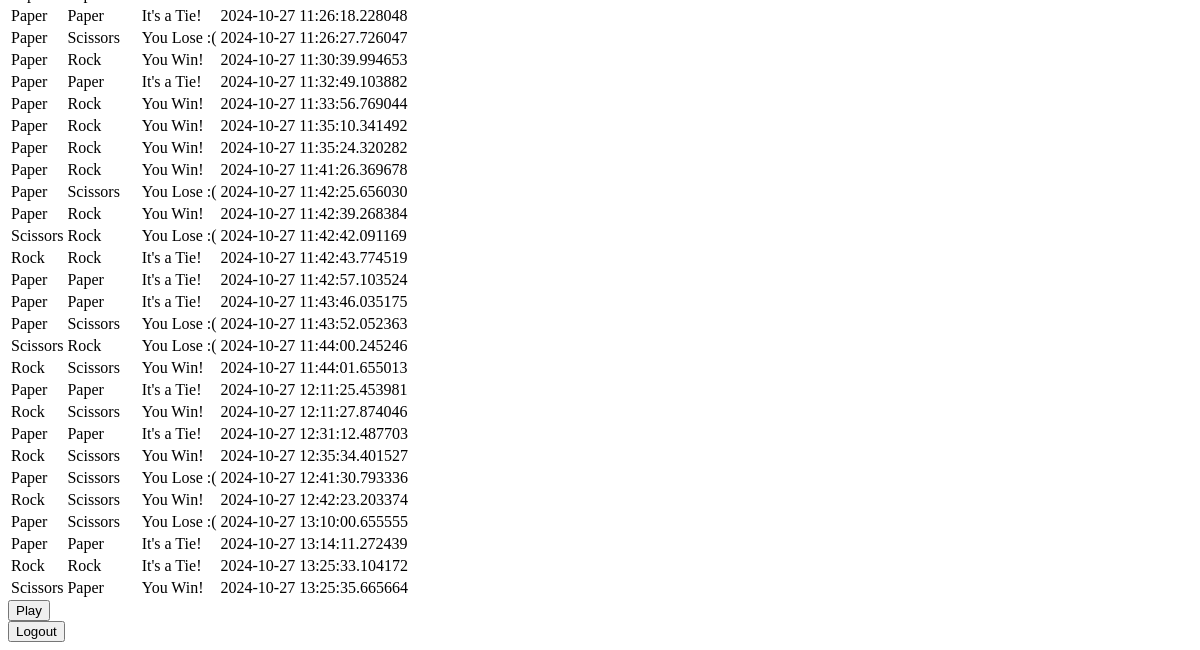
The app's page /profile (signed in, lower part), older data.
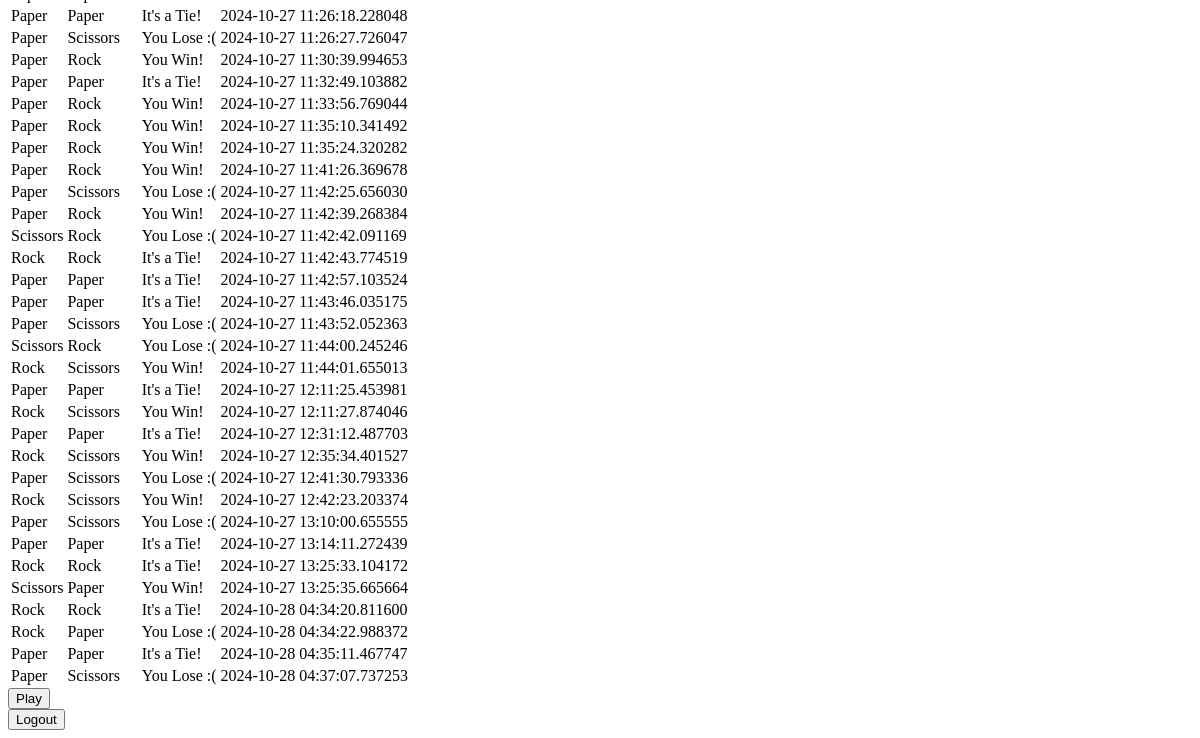
The same page, newer data.
### models/models.py (models this page shows)
class Game(db.Model):
    __tablename__ = 'games'
    id = db.Column(db.Integer, primary_key=True)
    user_id = db.Column(db.Integer, db.ForeignKey('users.id'), nullable=False)
    player_choice = db.Column(db.String(50), nullable=False)
    computer_choice = db.Column(db.String(50), nullable=False)
    result = db.Column(db.String(50), nullable=False)
    timestamp = db.Column(db.DateTime, default=lambda: datetime.now(timezone.utc))

### app.py (the view)
@app.route('/profile')
@login_required
def profile():
    user = User.query.get(current_user.id)
    games = Game.query.filter_by(user_id=user.id).all()
    return render_template('profile.html', user=user, games=games)

### app.py (called while the page is built)
@login_manager.user_loader
def load_user(user_id):
    return User.query.get(int(user_id))

### templates/profile.html (shortened to what this page needs)
<!DOCTYPE html>
<html lang="en">
<head>
</head>
<body>
  <table>
    {% for game in games %}
    <tr>
      <td>{{ game.player_choice.capitalize() }}</td>
      <td>{{ game.computer_choice.capitalize() }}</td>
      <td>{{ game.result }}</td>
      <td>{{ game.timestamp }}</td>
    </tr>
    {% endfor %}
  </table>
  <div>
    <form action="{{ url_for('home') }}" method="GET" class="play-form">
      <button type="submit" class="play-button">Play</button>
    </form>
   <form action="{{ url_for('logout') }}" method="GET">
     <button type="submit" class="logout-button">Logout</button>
   </form>
  </div>
</body>
</html>

Row changes from the older to the newer data that the page shows:
added Game: player_choice "Rock", computer_choice "Rock", result "It's a Tie!", timestamp "2024-10-28 04:34:20.811600"
added Game: player_choice "Rock", computer_choice "Paper", result "You Lose :(", timestamp "2024-10-28 04:34:22.988372"
added Game: player_choice "Paper", computer_choice "Paper", result "It's a Tie!", timestamp "2024-10-28 04:35:11.467747"
added Game: player_choice "Paper", computer_choice "Scissors", result "You Lose :(", timestamp "2024-10-28 04:37:07.737253"
